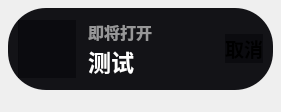
<?xml version="1.0" encoding="UTF-8"?>
<ui version="4.0">
 <class>Form</class>
 <widget class="QWidget" name="Form">
  <property name="geometry">
   <rect>
    <x>0</x>
    <y>0</y>
    <width>281</width>
    <height>112</height>
   </rect>
  </property>
  <property name="minimumSize">
   <size>
    <width>200</width>
    <height>0</height>
   </size>
  </property>
  <property name="windowTitle">
   <string>Form</string>
  </property>
  <layout class="QHBoxLayout" name="horizontalLayout_2">
   <property name="leftMargin">
    <number>8</number>
   </property>
   <property name="topMargin">
    <number>8</number>
   </property>
   <property name="rightMargin">
    <number>8</number>
   </property>
   <property name="bottomMargin">
    <number>22</number>
   </property>
   <item>
    <widget class="QFrame" name="backgnd">
     <property name="styleSheet">
      <string notr="true">background-color: rgba(10, 10, 15, 245);
border-radius: 38px</string>
     </property>
     <property name="frameShape">
      <enum>QFrame::StyledPanel</enum>
     </property>
     <property name="frameShadow">
      <enum>QFrame::Raised</enum>
     </property>
     <layout class="QVBoxLayout" name="verticalLayout_3">
      <property name="spacing">
       <number>4</number>
      </property>
      <property name="leftMargin">
       <number>10</number>
      </property>
      <property name="topMargin">
       <number>10</number>
      </property>
      <property name="rightMargin">
       <number>10</number>
      </property>
      <property name="bottomMargin">
       <number>10</number>
      </property>
      <item>
       <layout class="QVBoxLayout" name="verticalLayout_2">
        <item>
         <layout class="QHBoxLayout" name="horizontalLayout">
          <property name="spacing">
           <number>12</number>
          </property>
          <item>
           <widget class="ProgressRing" name="opening_countdown">
            <property name="sizePolicy">
             <sizepolicy hsizetype="Expanding" vsizetype="Expanding">
              <horstretch>0</horstretch>
              <verstretch>0</verstretch>
             </sizepolicy>
            </property>
            <property name="minimumSize">
             <size>
              <width>58</width>
              <height>58</height>
             </size>
            </property>
            <property name="maximumSize">
             <size>
              <width>58</width>
              <height>58</height>
             </size>
            </property>
            <property name="font">
             <font>
              <family>Microsoft YaHei</family>
              <pointsize>12</pointsize>
              <weight>75</weight>
              <bold>true</bold>
             </font>
            </property>
            <property name="styleSheet">
             <string notr="true">font-weight: bold;</string>
            </property>
            <property name="textVisible">
             <bool>false</bool>
            </property>
            <property name="format">
             <string>%p</string>
            </property>
            <property name="val">
             <double>0.000000000000000</double>
            </property>
            <property name="strokeWidth">
             <number>7</number>
            </property>
           </widget>
          </item>
          <item>
           <layout class="QVBoxLayout" name="verticalLayout_4">
            <property name="spacing">
             <number>0</number>
            </property>
            <item>
             <widget class="QLabel" name="subtitle_label">
              <property name="sizePolicy">
               <sizepolicy hsizetype="Maximum" vsizetype="Maximum">
                <horstretch>0</horstretch>
                <verstretch>0</verstretch>
               </sizepolicy>
              </property>
              <property name="font">
               <font>
                <family>Microsoft YaHei UI</family>
                <pointsize>12</pointsize>
                <weight>75</weight>
                <bold>true</bold>
               </font>
              </property>
              <property name="styleSheet">
               <string notr="true">color: rgba(188, 188, 188, 200);
background-color: rgba(0,0,0,0);
font-weight: bold;</string>
              </property>
              <property name="text">
               <string>即将打开</string>
              </property>
              <property name="alignment">
               <set>Qt::AlignLeading|Qt::AlignLeft|Qt::AlignVCenter</set>
              </property>
             </widget>
            </item>
            <item>
             <widget class="QLabel" name="action_name">
              <property name="sizePolicy">
               <sizepolicy hsizetype="Maximum" vsizetype="Maximum">
                <horstretch>0</horstretch>
                <verstretch>0</verstretch>
               </sizepolicy>
              </property>
              <property name="font">
               <font>
                <family>Microsoft YaHei UI</family>
                <pointsize>17</pointsize>
                <weight>75</weight>
                <bold>true</bold>
               </font>
              </property>
              <property name="styleSheet">
               <string notr="true">color: rgba(255, 255, 255, 255);
background-color: rgba(0,0,0,0);
font-weight: bold</string>
              </property>
              <property name="text">
               <string>测试</string>
              </property>
              <property name="alignment">
               <set>Qt::AlignLeading|Qt::AlignLeft|Qt::AlignVCenter</set>
              </property>
             </widget>
            </item>
           </layout>
          </item>
          <item>
           <spacer name="horizontalSpacer">
            <property name="orientation">
             <enum>Qt::Horizontal</enum>
            </property>
            <property name="sizeHint" stdset="0">
             <size>
              <width>40</width>
              <height>20</height>
             </size>
            </property>
           </spacer>
          </item>
          <item>
           <widget class="HyperlinkButton" name="cancel_opening">
            <property name="sizePolicy">
             <sizepolicy hsizetype="Maximum" vsizetype="Fixed">
              <horstretch>0</horstretch>
              <verstretch>0</verstretch>
             </sizepolicy>
            </property>
            <property name="font">
             <font>
              <family>Microsoft YaHei UI</family>
              <pointsize>14</pointsize>
              <weight>75</weight>
              <bold>true</bold>
             </font>
            </property>
            <property name="text">
             <string>取消</string>
            </property>
           </widget>
          </item>
         </layout>
        </item>
       </layout>
      </item>
     </layout>
    </widget>
   </item>
  </layout>
 </widget>
 <customwidgets>
  <customwidget>
   <class>HyperlinkButton</class>
   <extends>PushButton</extends>
   <header>qfluentwidgets</header>
  </customwidget>
  <customwidget>
   <class>PushButton</class>
   <extends>QPushButton</extends>
   <header>qfluentwidgets</header>
  </customwidget>
  <customwidget>
   <class>ProgressBar</class>
   <extends>QProgressBar</extends>
   <header>qfluentwidgets</header>
  </customwidget>
  <customwidget>
   <class>ProgressRing</class>
   <extends>ProgressBar</extends>
   <header>qfluentwidgets</header>
  </customwidget>
 </customwidgets>
 <resources/>
 <connections/>
</ui>
